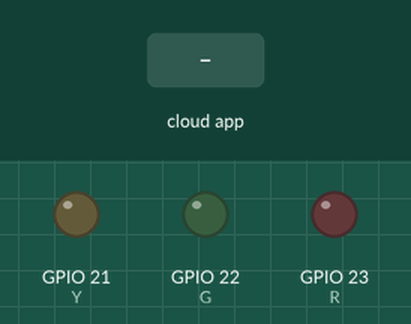
A sketch run on a simulated ESP32. Parts: output pins drawn as LEDs (lit = HIGH). The inputs (shaded band) are chosen by the test bench. WiFi joins after 1.5 s; servers stay silent unless stated; random numbers use the default seed unless the sketch sets one; the Firebase database answers and starts empty; what the sketch prints to the serial monitor is not drawn.

Above: at 2.7 s.
2.8 s: the phone or cloud app sets MPV to 1
At 3.8 s:
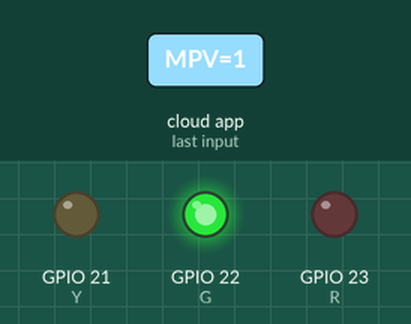
Timing chart, 0 to 5.8 s (numbered marks = the images above; inputs shaded):
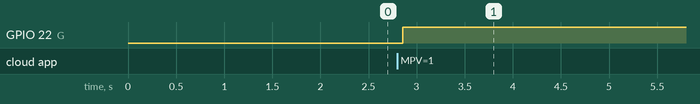

Measured:
- after the input at 2.8 s, GPIO 22 (G): LOW → HIGH after 0.05 s

The sketch:

sketch_nov01a.ino
```cpp
#include <NTPClient.h>
// change next line to use with another board/shield

#include <WiFi.h> // for WiFi shield
// #include <WiFi101.h> // for WiFi 101 shield or MKR1000
#include <WiFiUdp.h>
#include <FirebaseESP32.h>
#include<Wire.h> // thu vien man hinh
// #include<Adafruit_GFX.h>//thu vien man hinh
// #include<Adafruit_SSD1306.h>//thu vien man hinh

// #define SCREEN_WIDH 128
// #define SCREEN_HEIGHT 64

// Adafruit_SSD1306 display(SCREEN_WIDTH, SCREEN_HEIGHT, &Wire, -1);

#define FIREBASE_HOST "vann-53570.firebaseio.com" // ten host cua firebase
#define FIREBASE_AUTH "LC6fDYVqNO7VVBfoymADdWtLZVl6jr6WVJxhONrF" // ma
#define WIFI_SSID "Joy"
#define WIFI_PASSWORD "012345678"
FirebaseData firebaseData; // firebase datbase
WiFiUDP ntpUDP;
NTPClient timeClient(ntpUDP,"pool.ntp.org",7*3600); // dich mu gio sang mui gio Viet Nam
int R = 23;
int G = 22;
int Y = 21;

void setup(){
  Serial.begin(9600);

  WiFi.begin(WIFI_SSID ,WIFI_PASSWORD);

  while ( WiFi.status() != WL_CONNECTED ) {
    delay ( 500 );
    Serial.print ( "." );
  }
  Firebase.begin(FIREBASE_HOST, FIREBASE_AUTH);
  timeClient.begin();

  pinMode(R,OUTPUT);
  pinMode(G,OUTPUT);
  pinMode(Y,OUTPUT);

}

void loop() {
int a = random(1000);


//Firebase.setInt(firebaseData,"rfid",a);//set du lieu firebase
if (Firebase.getInt(firebaseData, "MPV")) {
  if (firebaseData.dataType() == "int") {
      int mpv = firebaseData.intData();
    // muc phuc vu a
    if(mpv == 1 || mpv == 2 ){
      green();
    }
    if(mpv == 3){
      yello();
    }
    if(mpv == 4 || mpv == 5 || mpv == 6){
      red();
      }


    }

}

}
void red(){
  digitalWrite(R,HIGH);
    digitalWrite(Y,LOW);
      digitalWrite(G,LOW);

}
void yello(){
  digitalWrite(Y,HIGH);
  delay(500);
  digitalWrite(Y,LOW);
   digitalWrite(R,LOW);
      digitalWrite(G,LOW);


}
void green(){
    digitalWrite(G,HIGH);
     digitalWrite(Y,LOW);
      digitalWrite(R,LOW);
}
```
